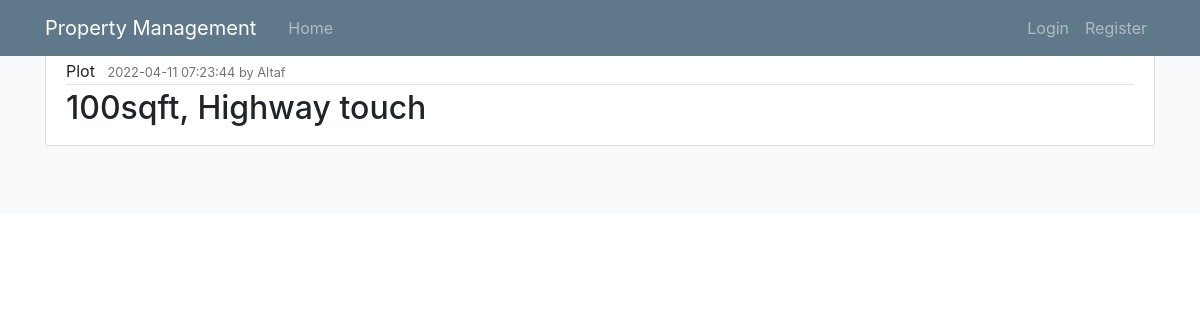
Screenshot of /post/2 with the database file from the repository.
### app.py (models this page shows, shortened)
class Post(db.Model):
    id = db.Column(db.Integer, primary_key=True)
    title = db.Column(db.String(100), nullable=False)
    date_posted = db.Column(db.DateTime, nullable=False, default=datetime.utcnow)
    content = db.Column(db.Text, nullable=False)
    user_id = db.Column(db.Integer, db.ForeignKey('user.id'), nullable=False)

class User(db.Model, UserMixin):
    id = db.Column(db.Integer, primary_key=True)
    username = db.Column(db.String(20), unique=True, nullable=False)
    email = db.Column(db.String(120), unique=True, nullable=False)
    image_file = db.Column(db.String(20), nullable=False, default='default.jpg')
    password = db.Column(db.String(60), nullable=False)
    posts = db.relationship('Post', backref='author', lazy=True)

### app.py (the view)
@app.route("/post/<int:post_id>")
def post(post_id):
    post = Post.query.get_or_404(post_id)
    return render_template('post.html', title=post.title, post=post)

### templates/post.html (shortened to what this page needs)
<!doctype html>
<html>
  <head>
    <link rel="stylesheet" type = "text/css" href="{{url_for('static', filename='css/main.css')}}">
    <link rel="stylesheet" href="https://cdn.jsdelivr.net/npm/bootstrap@4.0.0/dist/css/bootstrap.min.css">
  </head>
<body>
  <header class="site-header">
    <nav class="navbar navbar-expand-md navbar-dark bg-steel fixed-top">
      <div class="container">
        <a class="navbar-brand mr-4" href="/">Property Management</a>
        <div class="collapse navbar-collapse" id="navbarToggle">
          <div class="navbar-nav mr-auto">
            <a class="nav-item nav-link" href="/">Home</a>
          </div>
          <div class="navbar-nav">
            {% if current_user.is_authenticated %}
            <a class="nav-item nav-link" href="{{ url_for('new_post') }}">New Post</a>
            <a class="nav-item nav-link" href="{{ url_for('logout') }}">Logout</a>
          {% else %}
            <a class="nav-item nav-link" href="{{ url_for('login') }}">Login</a>
            <a class="nav-item nav-link" href="{{ url_for('register') }}">Register</a>
          {% endif %}
          </div>
        </div>
      </div>
    </nav>
  </header>
  <div class="album py-5 bg-light .mt-100">
    <div class="container .mt-100">
        <article class="media content-section">
          <div class="media-body">
            <div class="article-metadata">
              <a class="mr-2">{{ post.title }}</a>
              <small class="text-muted">{{ post.date_posted }} by {{post.author.username}}</small>
            </div>
            <h2>{{ post.content }}</h2>
          </div>
        </article>
        </div>
    </div>
</body>
</html>

### static/css/main.css (style rules this page uses)
body { background: #fafafa; color: #333333; margin-top: 5rem; }
h1, h2, h3, h4, h5, h6 { color: #444444; }
.bg-steel { background-color: #5f788a; }
.site-header .navbar-nav .nav-link { color: #cbd5db; }
.content-section { background: #ffffff; padding: 10px 20px; border: 1px solid #dddddd; border-radius: 3px; margin-bottom: 20px; }
.article-metadata { padding-bottom: 1px; margin-bottom: 4px; border-bottom: 1px solid #e3e3e3 }

### rows the page displays
Post: title "Plot", date_posted "2022-04-11 07:23:44", content "100sqft, Highway touch"
User: author.username "Altaf"
